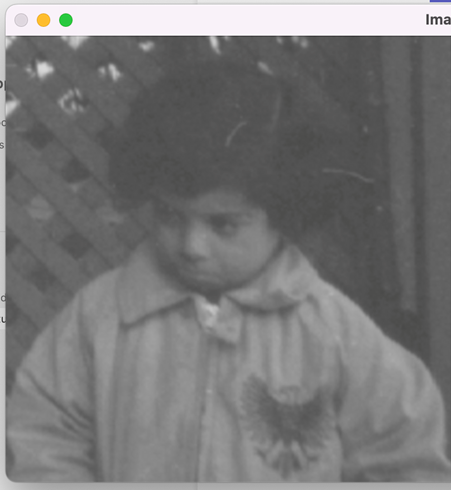
#> input picture Lab_4/Task1n2n5.png, 451 x 490 px, found by its file name
$ python Task1.py
#> lines starting #> are read from the running program, lines starting #| are printed output that depends on the picture
import numpy as np
import cv2
from matplotlib import pyplot

imgMatrix = cv2.imread('D:\APU Stuff\Bachelor of Computer Science (Intelligent Systems) [APD2F2202CS(IS)]\Semester 2\Imaging & Special Effects [CT029-3-2-ISE]\Mine\Labs\Lab_4\Task1n2n5.png',0) # 0 for grayscale.
#> imgMatrix: shape (490, 451); min 34, max 255, mean 119.9
#imgMatrix = cv2.imread('D:\APU Stuff\Bachelor of Computer Science (Intelligent Systems) [APD2F2202CS(IS)]\Semester 2\Imaging & Special Effects [CT029-3-2-ISE]\Mine\Labs\Lab_4\sugar.png',0) # 0 for grayscale.

#get the histogram of the flatten image (1D)
hist , bins = np.histogram(imgMatrix.flatten(),256,[0,256])
#> hist = 256 values, max 10554 at index 245, min 0 at index 0, mean 863.2; bins = 257 values from 0 to 256

#Compute the histogram of a dataset(array, bin, range, color)
pyplot.hist(imgMatrix.flatten(),256,[0,256], color = 'b')
#range of values (x-axis)
pyplot.xlim([0,256])
#show the plot
pyplot.show()
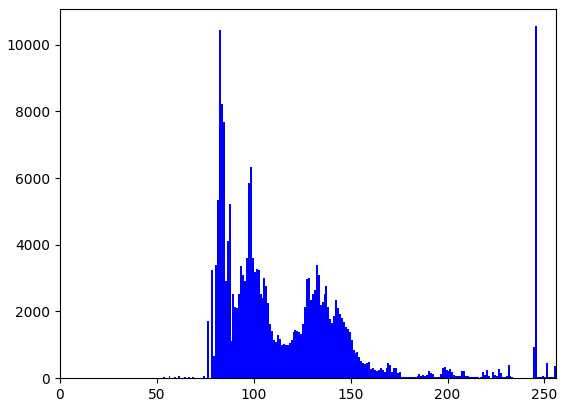
#> figure drawn by matplotlib, 1 panel; tallest bar 10554 high, from x = 245 to 246

#Equalising the Histogram
#Method 1: create a function to equalize using numpy (manual calculation)
def histEqual_np(imageMatrix, number_bins=256):
    #compute history of imageMatrix; return values of the histogram and bins edge
#> called with number_bins = 256
    image_histogram, bins = np.histogram(imageMatrix.flatten(), number_bins, density=True)
#> image_histogram = 256 values, max 0.0553 at index 244, min 0 at index 1, mean 0.00452; bins = 257 values from 34 to 255
    #cumulative sum of the elements along a given axis.
    CumSumOfEle = image_histogram.cumsum()
#> CumSumOfEle = 256 values from 1.05e-05 to 1.16
    # normalize
    CumSumOfEle = (number_bins-1) * CumSumOfEle / CumSumOfEle[-1]
#> CumSumOfEle = 256 values from 0.00231 to 255
    #interpolation for monotonically increasing sample points.
    #param:data, x coordinate (sequence), y coordinate (sequence)
    Equal_ImageMatrix = np.interp(imageMatrix.flatten(), bins[:-1], CumSumOfEle)
    return Equal_ImageMatrix.reshape(Equal_ImageMatrix.shape)

#Method 2: Create a function to use Opencv built in qualizehist function
def histEqual_cv2(imageMatrix):
    return cv2.equalizeHist(imageMatrix) #for 8bits

#Calling the function for method 1
equalizeImg = histEqual_np(imgMatrix)

#Calling the function for method 2
#equalizeImg = histEqual_cv2(imgMatrix) #for 8bits

#plot the equalized histogram
hist , bins = np.histogram(equalizeImg.flatten(),256,[0,256])
#> hist = 256 values, max 10717 at index 253, min 0 at index 3, mean 863.2
pyplot.hist(equalizeImg.flatten(),256,[0,256], color = 'r')
pyplot.xlim([0,256])
pyplot.show()
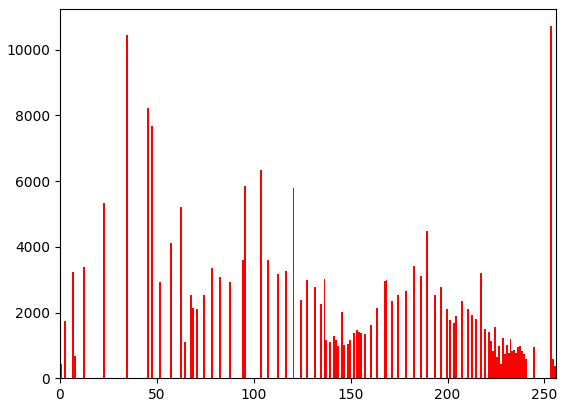
#> figure drawn by matplotlib, 1 panel; tallest bar 10717 high, from x = 253 to 254
